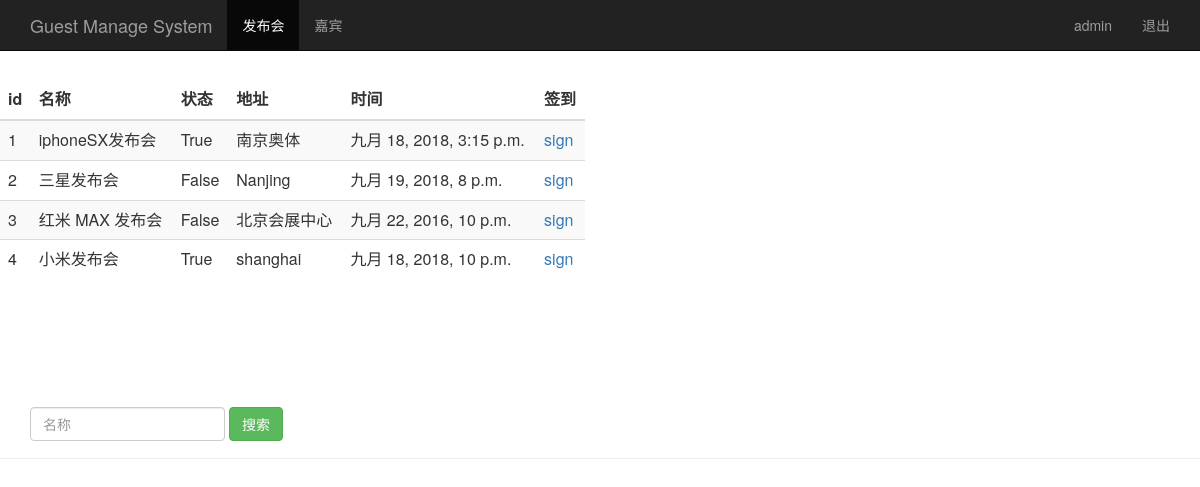
The page /event_manage/ (signed in) on the database its author committed.
### sign/models.py (models this page shows, shortened)
class Event(models.Model):
    name = models.CharField(max_length=100) #发布会标题
    limit = models.IntegerField()  #发布会人数
    status = models.BooleanField() # 发布会状态
    address = models.CharField(max_length=200)  #地址
    start_time = models.DateTimeField('event time') #发布会时间
    create_time = models.DateTimeField(auto_now=True)# 自动获取当前时间

### sign/views.py (the view)
# urls.py: url('event_manage/',views.event_manage),
@login_required
def event_manage(request):
    event_list = Event.objects.all()
    username = request.session.get('user','')
    return render(request,'event_manage.html',{'user':username,'events':event_list})

### sign/templates/event_manage.html (shortened to what this page needs)
<html lang="zh-CN">
<head>
  {% load bootstrap3 %}
  {% bootstrap_css %}
</head>
<body role="document">
<nav class="navbar navbar-inverse navbar-fixed-top">
<div class="container">
<div class="navbar-header">
<a class="navbar-brand" href="/event_manage/">Guest Manage System</a>
</div>
<div id="navbar" class="collapse navbar-collapse">
<ul class="nav navbar-nav">
<li class="active"><a href="#">发布会</a></li>
<li><a href="/guest_manage/">嘉宾</a></li>
</ul>
<ul class="nav navbar-nav navbar-right">
<li><a href="#">{{user}}</a></li>
<li><a href="/logout/">退出</a></li>
</ul>
</div>
</div>
</nav>
<div class="row" style="padding-top: 80px;">
<div class="col-md-6">
<table class="table table-striped">
<thead>
<tr>
<th>id</th><th>名称</th><th>状态</th><th>地址</th><th>时间</th><th>签到</th>
</tr>
</thead>
<tbody>
{% for event in events %}
<tr>
<td>{{ event.id }}</td>
<td>{{ event.name }}</td>
<td>{{ event.status }}</td>
<td>{{ event.address }}</td>
<td>{{ event.start_time }}</td>
 <td>
<a href="/sign_index/{{ event.id }}/" target="{{ event.id }}_blank">
sign</a>
</td>
</tr>
{% endfor %}
</tbody>
</table>
</div>
</div>
</body>
<div class="page-header" style="padding-top: 60px;">
<div id="navbar" class="navbar-collapse collapse">
<form class="navbar-form" method="get" action="/search_name/">
<div class="form-group">
<input name="name" type="text" placeholder="名称" class="form-control">
</div>
<button type="submit" class="btn btn-success">搜索</button>
</form>
</div>

### rows shown on the page
Event: id "1", name "iphoneSX发布会", status "True", address "南京奥体", start_time "九月 18, 2018, 3:15 p.m."
Event: id "2", name "三星发布会", status "False", address "Nanjing", start_time "九月 19, 2018, 8 p.m."
Event: id "3", name "红米 MAX 发布会", status "False", address "北京会展中心", start_time "九月 22, 2016, 10 p.m."
Event: id "4", name "小米发布会", status "True", address "shanghai", start_time "九月 18, 2018, 10 p.m."

### other values the page prints
{{ user }} "admin"
